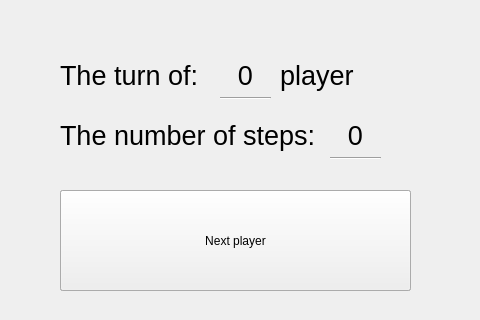
<?xml version="1.0" encoding="UTF-8"?>
<ui version="4.0">
 <class>MainWindow</class>
 <widget class="QMainWindow" name="MainWindow">
  <property name="geometry">
   <rect>
    <x>0</x>
    <y>0</y>
    <width>480</width>
    <height>320</height>
   </rect>
  </property>
  <property name="windowTitle">
   <string>MainWindow</string>
  </property>
  <property name="styleSheet">
   <string notr="true"/>
  </property>
  <widget class="QWidget" name="centralwidget">
   <widget class="QLabel" name="label">
    <property name="geometry">
     <rect>
      <x>60</x>
      <y>50</y>
      <width>151</width>
      <height>51</height>
     </rect>
    </property>
    <property name="styleSheet">
     <string notr="true"/>
    </property>
    <property name="text">
     <string>&lt;html&gt;&lt;head/&gt;&lt;body&gt;&lt;p&gt;&lt;span style=&quot; font-size:20pt;&quot;&gt;The turn of:&lt;/span&gt;&lt;/p&gt;&lt;/body&gt;&lt;/html&gt;</string>
    </property>
   </widget>
   <widget class="QPushButton" name="pushButton">
    <property name="geometry">
     <rect>
      <x>60</x>
      <y>190</y>
      <width>351</width>
      <height>101</height>
     </rect>
    </property>
    <property name="text">
     <string>Roll the dice</string>
    </property>
   </widget>
   <widget class="QLabel" name="label_2">
    <property name="geometry">
     <rect>
      <x>60</x>
      <y>110</y>
      <width>261</width>
      <height>51</height>
     </rect>
    </property>
    <property name="autoFillBackground">
     <bool>false</bool>
    </property>
    <property name="styleSheet">
     <string notr="true"/>
    </property>
    <property name="text">
     <string>&lt;html&gt;&lt;head/&gt;&lt;body&gt;&lt;p&gt;&lt;span style=&quot; font-size:20pt;&quot;&gt;The number of steps:&lt;/span&gt;&lt;/p&gt;&lt;/body&gt;&lt;/html&gt;</string>
    </property>
   </widget>
   <widget class="Line" name="line">
    <property name="geometry">
     <rect>
      <x>220</x>
      <y>90</y>
      <width>51</width>
      <height>16</height>
     </rect>
    </property>
    <property name="orientation">
     <enum>Qt::Horizontal</enum>
    </property>
   </widget>
   <widget class="QLabel" name="label_3">
    <property name="geometry">
     <rect>
      <x>280</x>
      <y>50</y>
      <width>151</width>
      <height>51</height>
     </rect>
    </property>
    <property name="styleSheet">
     <string notr="true"/>
    </property>
    <property name="text">
     <string>&lt;html&gt;&lt;head/&gt;&lt;body&gt;&lt;p&gt;&lt;span style=&quot; font-size:20pt;&quot;&gt;player&lt;/span&gt;&lt;/p&gt;&lt;/body&gt;&lt;/html&gt;</string>
    </property>
   </widget>
   <widget class="QLabel" name="label_4">
    <property name="geometry">
     <rect>
      <x>230</x>
      <y>50</y>
      <width>31</width>
      <height>51</height>
     </rect>
    </property>
    <property name="styleSheet">
     <string notr="true"/>
    </property>
    <property name="text">
     <string>&lt;html&gt;&lt;head/&gt;&lt;body&gt;&lt;p align=&quot;center&quot;&gt;&lt;span style=&quot; font-size:20pt;&quot;&gt;0&lt;/span&gt;&lt;/p&gt;&lt;/body&gt;&lt;/html&gt;</string>
    </property>
   </widget>
   <widget class="QPushButton" name="pushButton_2">
    <property name="geometry">
     <rect>
      <x>60</x>
      <y>190</y>
      <width>351</width>
      <height>101</height>
     </rect>
    </property>
    <property name="text">
     <string>Task</string>
    </property>
   </widget>
   <widget class="QPushButton" name="pushButton_3">
    <property name="geometry">
     <rect>
      <x>60</x>
      <y>190</y>
      <width>351</width>
      <height>101</height>
     </rect>
    </property>
    <property name="text">
     <string>Next player</string>
    </property>
   </widget>
   <widget class="Line" name="line_3">
    <property name="geometry">
     <rect>
      <x>330</x>
      <y>150</y>
      <width>51</width>
      <height>16</height>
     </rect>
    </property>
    <property name="orientation">
     <enum>Qt::Horizontal</enum>
    </property>
   </widget>
   <widget class="QLabel" name="label_6">
    <property name="geometry">
     <rect>
      <x>340</x>
      <y>110</y>
      <width>31</width>
      <height>51</height>
     </rect>
    </property>
    <property name="styleSheet">
     <string notr="true"/>
    </property>
    <property name="text">
     <string>&lt;html&gt;&lt;head/&gt;&lt;body&gt;&lt;p align=&quot;center&quot;&gt;&lt;span style=&quot; font-size:20pt;&quot;&gt;0&lt;/span&gt;&lt;/p&gt;&lt;/body&gt;&lt;/html&gt;</string>
    </property>
   </widget>
  </widget>
 </widget>
 <resources/>
 <connections/>
</ui>
